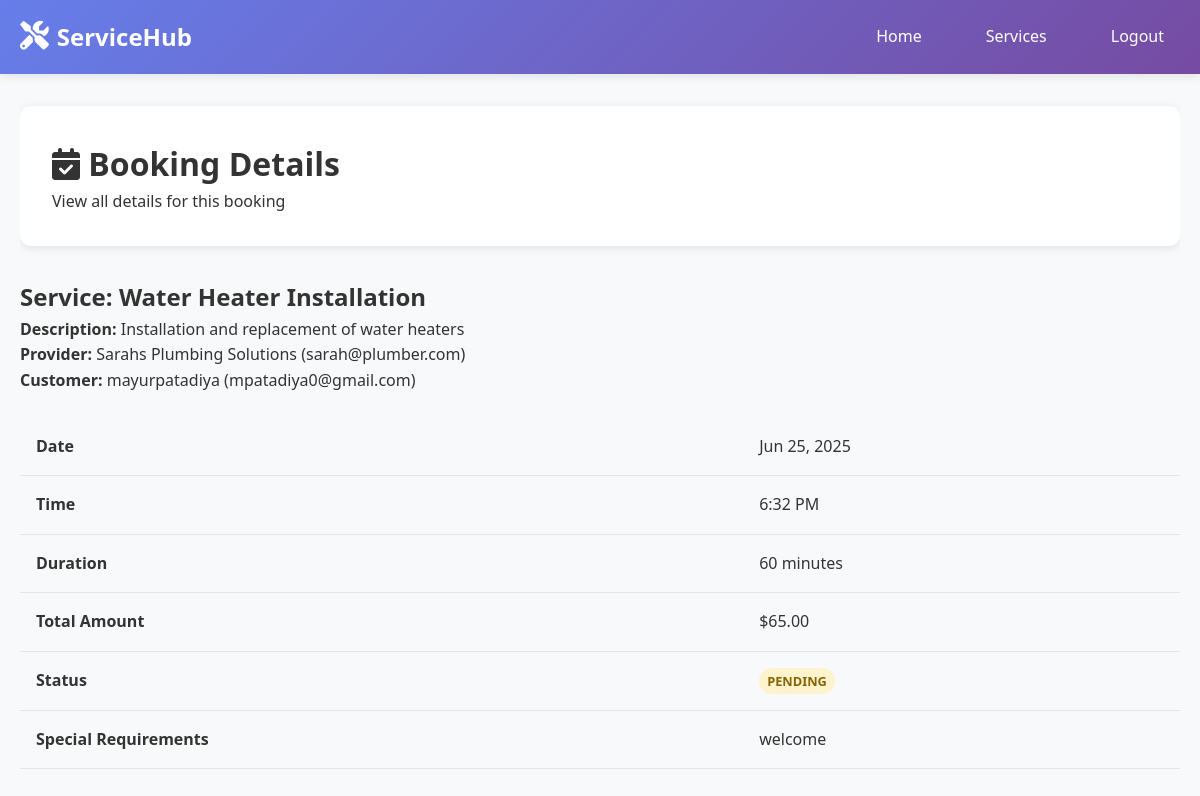
/booking/view.php?id=8 (signed in), run on the app's committed database.
### tables this page shows
CREATE TABLE `bookings` (
  `id` int(11) NOT NULL,
  `customer_id` int(11) NOT NULL,
  `provider_id` int(11) NOT NULL,
  `service_id` int(11) NOT NULL,
  `booking_date` date NOT NULL,
  `booking_time` time NOT NULL,
  `duration` int(11) NOT NULL COMMENT 'Duration in minutes',
  `total_amount` decimal(10,2) NOT NULL,
  `requirements` text DEFAULT NULL,
  `status` enum('pending','confirmed','completed','cancelled') NOT NULL DEFAULT 'pending',
  `payment_status` enum('pending','paid','refunded') NOT NULL DEFAULT 'pending',
  `created_at` timestamp NOT NULL DEFAULT current_timestamp(),
  `updated_at` timestamp NOT NULL DEFAULT current_timestamp() ON UPDATE current_timestamp()
);

CREATE TABLE `services` (
  `id` int(11) NOT NULL,
  `provider_id` int(11) NOT NULL,
  `title` varchar(100) NOT NULL,
  `description` text DEFAULT NULL,
  `price` decimal(10,2) NOT NULL,
  `duration` int(11) NOT NULL COMMENT 'Duration in minutes',
  `status` enum('active','inactive') NOT NULL DEFAULT 'active',
  `created_at` timestamp NOT NULL DEFAULT current_timestamp(),
  `updated_at` timestamp NOT NULL DEFAULT current_timestamp() ON UPDATE current_timestamp()
);

CREATE TABLE `providers` (
  `id` int(11) NOT NULL,
  `user_id` int(11) NOT NULL,
  `business_name` varchar(100) NOT NULL,
  `service_category` enum('electrician','plumber','photographer','cleaner','gardener','painter','carpenter','mechanic','tutor','designer') NOT NULL,
  `description` text DEFAULT NULL,
  `location` varchar(255) NOT NULL,
  `phone` varchar(20) NOT NULL,
  `hourly_rate` decimal(10,2) NOT NULL,
  `kyc_document` varchar(255) DEFAULT NULL,
  `status` enum('pending','approved','rejected') NOT NULL DEFAULT 'pending',
  `rating` decimal(3,2) DEFAULT 0.00,
  `total_reviews` int(11) DEFAULT 0,
  `created_at` timestamp NOT NULL DEFAULT current_timestamp(),
  `updated_at` timestamp NOT NULL DEFAULT current_timestamp() ON UPDATE current_timestamp()
);

CREATE TABLE `users` (
  `id` int(11) NOT NULL,
  `username` varchar(50) NOT NULL,
  `email` varchar(100) NOT NULL,
  `password` varchar(255) NOT NULL,
  `role` enum('admin','provider','customer') NOT NULL DEFAULT 'customer',
  `status` enum('active','inactive','suspended') NOT NULL DEFAULT 'active',
  `profile_image` varchar(255) DEFAULT NULL,
  `phone` varchar(20) DEFAULT NULL,
  `address` text DEFAULT NULL,
  `created_at` timestamp NOT NULL DEFAULT current_timestamp(),
  `updated_at` timestamp NOT NULL DEFAULT current_timestamp() ON UPDATE current_timestamp()
);

### includes/functions.php (called while the page is built, shortened)
<?php
function format_currency($amount) {
    return '$' . number_format($amount, 2);
}
function format_date($date) {
    return date('M j, Y', strtotime($date));
}
?>

### booking/view.php (the view, shortened to what this page needs)
<?php
require_once '../config/database.php';
require_once '../includes/functions.php';
$booking_id = isset($_GET['id']) ? intval($_GET['id']) : 0;
$query = "SELECT b.*,
                 p.business_name, p.service_category, p.location as provider_location, p.phone as provider_phone, u.username as provider_username, u.email as provider_email, u.profile_image as provider_image,
                 s.title as service_title, s.description as service_description, s.price as service_price,
                 c.username as customer_username, c.email as customer_email, c.phone as customer_phone, c.profile_image as customer_image
          FROM bookings b
          JOIN providers p ON b.provider_id = p.id
          JOIN users u ON p.user_id = u.id
          JOIN services s ON b.service_id = s.id
          JOIN users c ON b.customer_id = c.id
          WHERE b.id = ?";
$stmt = mysqli_prepare($conn, $query);
mysqli_stmt_bind_param($stmt, 'i', $booking_id);
mysqli_stmt_execute($stmt);
$result = mysqli_stmt_get_result($stmt);
$booking = mysqli_fetch_assoc($result);
?>
<!DOCTYPE html>
<html lang="en">
<head>
    <link rel="stylesheet" href="../assets/css/style.css">
    <link href="https://cdnjs.cloudflare.com/ajax/libs/font-awesome/6.0.0/css/all.min.css" rel="stylesheet">
</head>
<body>
    <nav class="navbar">
        <div class="nav-container">
            <div class="nav-logo">
                <a href="../index.php">
                    <i class="fas fa-tools"></i>
                    <span>ServiceHub</span>
                </a>
            </div>
            <div class="nav-menu">
                <a href="../index.php" class="nav-link">Home</a>
                <a href="../services.php" class="nav-link">Services</a>
                <a href="../auth/logout.php" class="nav-link">Logout</a>
            </div>
        </div>
    </nav>
    <div class="container">
        <div class="dashboard">
            <div class="dashboard-header">
                <h1><i class="fas fa-calendar-check"></i> Booking Details</h1>
                <p>View all details for this booking</p>
            </div>
            <div class="content-card">
                <h2>Service: <?php echo htmlspecialchars($booking['service_title']); ?></h2>
                <p><strong>Description:</strong> <?php echo htmlspecialchars($booking['service_description']); ?></p>
                <p><strong>Provider:</strong> <?php echo htmlspecialchars($booking['business_name']); ?> (<?php echo htmlspecialchars($booking['provider_email']); ?>)</p>
                <p><strong>Customer:</strong> <?php echo htmlspecialchars($booking['customer_username']); ?> (<?php echo htmlspecialchars($booking['customer_email']); ?>)</p>
                <table style="margin: 1.5rem 0; width: 100%;">
                    <tr>
                        <th>Date</th>
                        <td><?php echo format_date($booking['booking_date']); ?></td>
                    </tr>
                    <tr>
                        <th>Time</th>
                        <td><?php echo date('g:i A', strtotime($booking['booking_time'])); ?></td>
                    </tr>
                    <tr>
                        <th>Duration</th>
                        <td><?php echo $booking['duration']; ?> minutes</td>
                    </tr>
                    <tr>
                        <th>Total Amount</th>
                        <td><?php echo format_currency($booking['total_amount']); ?></td>
                    </tr>
                    <tr>
                        <th>Status</th>
                        <td><span class="status-badge status-<?php echo $booking['status']; ?>"><?php echo ucfirst($booking['status']); ?></span></td>
                    </tr>
                    <tr>
                        <th>Special Requirements</th>
                        <td><?php echo htmlspecialchars($booking['requirements']); ?></td>
                    </tr>
                </table>
            </div>
        </div>
    </div>
</body>
</html>

### assets/css/style.css (style rules this page uses)
* { margin: 0; padding: 0; box-sizing: border-box; }
body { font-family: 'Segoe UI', Tahoma, Geneva, Verdana, sans-serif; line-height: 1.6; color: #333; background-color: #f8f9fa; overflow-x: hidden; width: 100%; max-width: 100%; }
html { overflow-x: hidden; width: 100%; max-width: 100%; }
.container { max-width: 1200px; margin: 0 auto; padding: 0 20px; }
.navbar { background: linear-gradient(135deg, #667eea 0%, #764ba2 100%); padding: 1rem 0; box-shadow: 0 2px 10px rgba(0,0,0,0.1); position: sticky; top: 0; z-index: 1000; }
.nav-container { max-width: 1200px; margin: 0 auto; padding: 0 20px; display: flex; justify-content: space-between; align-items: center; }
.nav-logo a { color: white; text-decoration: none; font-size: 1.5rem; font-weight: bold; display: flex; align-items: center; gap: 0.5rem; }
.nav-logo i { font-size: 1.8rem; }
.nav-menu { display: flex; gap: 2rem; align-items: center; }
.nav-link { color: white; text-decoration: none; padding: 0.5rem 1rem; border-radius: 5px; transition: background-color 0.3s ease; }
.dashboard { padding: 2rem 0; position: relative; width: 100%; max-width: 100%; overflow-x: hidden; }
.dashboard-header { background: white; padding: 2rem; border-radius: 10px; margin-bottom: 2rem; box-shadow: 0 2px 10px rgba(0,0,0,0.1); }
table { table-layout: auto; width: 100%; border-collapse: collapse; }
th, td { padding: 1rem; text-align: left; border-bottom: 1px solid #e1e5e9; }
th { background-color: #f8f9fa; font-weight: 600; color: #333; }
.status-badge { padding: 0.25rem 0.5rem; border-radius: 15px; font-size: 0.8rem; font-weight: 600; text-transform: uppercase; }
.status-pending { background-color: #fff3cd; color: #856404; }

### data on the page
bookings: service.title "Water Heater Installation", service.description "Installation and replacement of water heaters", provider.business_name "Sarahs Plumbing Solutions", users.email "sarah@plumber.com", customer.username "mayurpatadiya", customer.email "mpatadiya0@gmail.com", booking_date "Jun 25, 2025", booking_time "6:32 PM", duration "60", total_amount "$65.00", status "PENDING", requirements "welcome"
